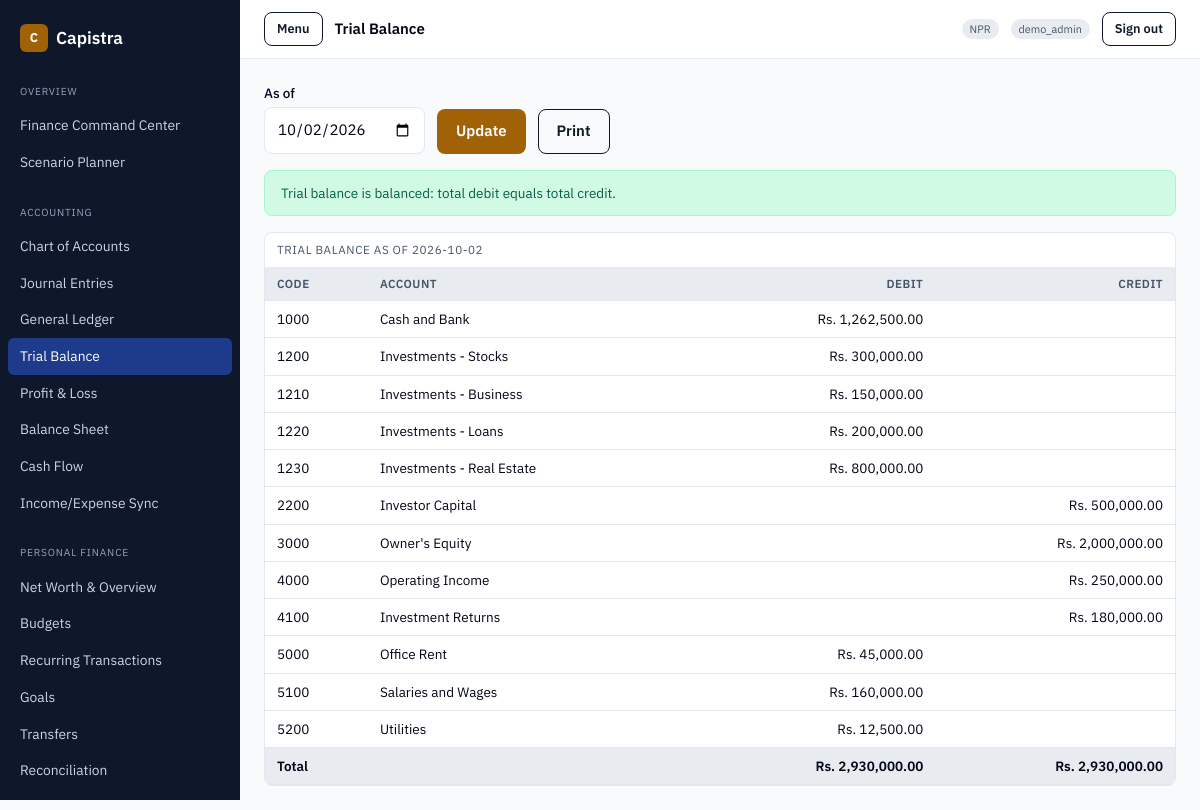
Page /accounting/trial-balance.php (signed in) on the committed database.
### tables this page shows
CREATE TABLE `accounts` (
  `id` int(11) NOT NULL AUTO_INCREMENT,
  `code` varchar(20) NOT NULL,
  `name` varchar(150) NOT NULL,
  `type` enum('asset','liability','equity','income','expense') NOT NULL,
  `subtype` varchar(60) DEFAULT NULL COMMENT 'e.g. current_asset, cash, revenue',
  `parent_id` int(11) DEFAULT NULL,
  `opening_balance` decimal(18,2) NOT NULL DEFAULT 0,
  `opening_balance_type` enum('debit','credit') NOT NULL DEFAULT 'debit',
  `is_cash_account` tinyint(1) NOT NULL DEFAULT 0,
  `is_active` tinyint(1) NOT NULL DEFAULT 1,
  `description` varchar(255) DEFAULT NULL,
  `created_at` timestamp NOT NULL DEFAULT current_timestamp(),
  PRIMARY KEY (`id`),
  UNIQUE KEY `uq_accounts_code` (`code`),
  KEY `idx_accounts_type` (`type`),
  KEY `idx_accounts_parent` (`parent_id`),
  CONSTRAINT `fk_accounts_parent` FOREIGN KEY (`parent_id`)
    REFERENCES `accounts` (`id`) ON DELETE SET NULL
);

### accounting/lib/auth.php (called while the page is built, shortened)
<?php
require_once dirname(__DIR__, 2) . '/config/app.php';
require_once __DIR__ . '/ledger.php';
if (!function_exists('e')) {
    function e(?string $value): string
    {
        return htmlspecialchars((string) $value, ENT_QUOTES, 'UTF-8');
    }
}

### accounting/lib/ledger.php (called while the page is built, shortened)
<?php
if (!function_exists('ledger_account_balances')) {
    function ledger_account_balances(PDO $pdo, ?string $asOf = null): array
    {
        $params = [];
        $asOfClause = '';
        if ($asOf !== null) {
            $asOfClause = ' AND e.entry_date <= :asof';
            $params[':asof'] = $asOf;
        }
        $sql = 'SELECT a.id, a.code, a.name, a.type, a.opening_balance, a.opening_balance_type,
                       COALESCE(s.sum_debit, 0)  AS sum_debit,
                       COALESCE(s.sum_credit, 0) AS sum_credit
                FROM accounts a
                LEFT JOIN (
                    SELECT l.account_id, SUM(l.debit) AS sum_debit, SUM(l.credit) AS sum_credit
                    FROM journal_lines l
                    JOIN journal_entries e ON e.id = l.journal_entry_id
                    WHERE e.status = \'posted\'' . $asOfClause . '
                    GROUP BY l.account_id
                ) s ON s.account_id = a.id
                ORDER BY a.code';
        $stmt = $pdo->prepare($sql);
        $stmt->execute($params);
        $result = [];
        foreach ($stmt->fetchAll() as $row) {
            $opening = (float) $row['opening_balance'];
            $signed  = $row['opening_balance_type'] === 'credit' ? -$opening : $opening;
            $signed += (float) $row['sum_debit'] - (float) $row['sum_credit'];
            $result[(int) $row['id']] = [
                'code'    => (string) $row['code'],
                'name'    => (string) $row['name'],
                'type'    => (string) $row['type'],
                'balance' => round($signed, 2),
            ];
        }
        return $result;
    }
}
if (!function_exists('ledger_trial_balance')) {
    function ledger_trial_balance(PDO $pdo, ?string $asOf = null): array
    {
        $rows = [];
        $totalDebit = 0.0;
        $totalCredit = 0.0;
        foreach (ledger_account_balances($pdo, $asOf) as $acc) {
            $net = $acc['balance'];
            $debit = $net > 0 ? $net : 0.0;
            $credit = $net < 0 ? -$net : 0.0;
            $totalDebit += $debit;
            $totalCredit += $credit;
            $rows[] = ['code' => $acc['code'], 'name' => $acc['name'], 'type' => $acc['type'], 'debit' => $debit, 'credit' => $credit];
        }
        return [
            'rows'         => $rows,
            'total_debit'  => round($totalDebit, 2),
            'total_credit' => round($totalCredit, 2),
            'balanced'     => round($totalDebit, 2) === round($totalCredit, 2),
        ];
    }
}

### config/settings.php (called while the page is built, shortened)
<?php
require_once __DIR__ . '/app.php';
if (!function_exists('capistra_setting_defaults')) {
    function capistra_setting_defaults(): array
    {
        return [
            'display_name'            => APP_NAME,
            'company_name'            => APP_NAME,
            'company_address'         => '',
            'company_tax_id'          => '',
            'financial_profile_mode'  => 'personal',
            'base_currency'           => APP_BASE_CURRENCY,
            'currency_symbol_style'   => 'prefix',
            'number_grouping'         => 'international',
            'decimal_precision'       => '2',
            'timezone'                => 'Asia/Kathmandu',
            'date_format'             => 'Y-m-d',
            'date_display_mode'       => 'AD',
            'fiscal_year_start'       => '07-01',
            'default_reporting_period'=> 'fiscal_year',
            'dashboard_landing'       => 'accounting/index.php',
            'theme'                   => 'light',
            'density'                 => 'comfortable',
            'low_cash_threshold'      => '0',
            'portfolio_concentration_limit' => '35',
            'nepse_country'           => 'Nepal',
            'nepse_currency'          => 'NPR',
            'market_data_source'      => 'manual',
        ];
    }
}
if (!function_exists('capistra_settings')) {
    function capistra_settings(bool $refresh = false): array
    {
        static $cache = null;
        if ($cache !== null && !$refresh) {
            return $cache;
        }
        $cache = capistra_setting_defaults();
        try {
            $pdo = capistra_pdo();
            $rows = $pdo->query('SELECT setting_key, setting_value FROM app_settings')->fetchAll();
            foreach ($rows as $row) {
                $key = (string) $row['setting_key'];
                $cache[$key] = (string) ($row['setting_value'] ?? '');
            }
        } catch (Throwable $e) {
            error_log('capistra_settings: ' . $e->getMessage());
        }
        return $cache;
    }
}
if (!function_exists('capistra_setting')) {
    function capistra_setting(string $key, ?string $default = null): ?string
    {
        $all = capistra_settings();
        if (array_key_exists($key, $all) && $all[$key] !== '') {
            return $all[$key];
        }
        return $default ?? ($all[$key] ?? null);
    }
}
if (!function_exists('capistra_setting_int')) {
    function capistra_setting_int(string $key, int $default = 0): int
    {
        $value = capistra_setting($key, (string) $default);
        return is_numeric($value) ? (int) $value : $default;
    }
}
if (!function_exists('capistra_base_currency')) {
    function capistra_base_currency(): string
    {
        $value = capistra_setting('base_currency', null);
        return strtoupper(trim($value));
    }
}
if (!function_exists('capistra_currency_symbol')) {
    function capistra_currency_symbol(string $code): string
    {
        return match (strtoupper($code)) {
            'NPR'   => 'Rs.',
            'USD'   => '$',
            'EUR'   => '€',
            'GBP'   => '£',
            'INR'   => '₹',
            'AUD'   => 'A$',
            'CAD'   => 'C$',
            'JPY'   => '¥',
            'CNY'   => '¥',
            default => strtoupper($code),
        };
    }
}
if (!function_exists('capistra_money')) {
    function capistra_money(float|int|string $amount, ?string $code = null): string
    {
        $code     = strtoupper($code ?? capistra_base_currency());
        $decimals = max(0, min(4, capistra_setting_int('decimal_precision', 2)));
        $grouping = (string) capistra_setting('number_grouping', 'international');
        if ($grouping === 'south_asian') {
            $formatted = capistra_format_south_asian((float) $amount, $decimals);
        } else {
            $formatted = number_format((float) $amount, $decimals, '.', ',');
        }
        $symbol = capistra_currency_symbol($code);
        return $symbol . ' ' . $formatted;
    }
}

### config/app.php (called while the page is built, shortened)
<?php
if (!function_exists('capistra_currency')) {
    function capistra_currency(float|int|string $amount, ?string $code = null): string
    {
        if (function_exists('capistra_money')) {
            return capistra_money($amount, $code);
        }
        $value = number_format((float) $amount, 2);
        $code  = strtoupper($code ?? APP_BASE_CURRENCY);
        return match ($code) {
            'NPR'   => 'Rs. ' . $value,
            'USD'   => '$' . $value,
            'EUR'   => '€' . $value,
            'GBP'   => '£' . $value,
            default => $value . ' ' . $code,
        };
    }
}

### accounting/trial-balance.php (the view, shortened to what this page needs)
<?php
require_once __DIR__ . '/lib/auth.php';
require_once __DIR__ . '/lib/layout.php';
$pdo = capistra_pdo();
$asOf = (string) ($_GET['as_of'] ?? date('Y-m-d'));
$tb = ledger_trial_balance($pdo, $asOf);
capistra_layout_header('Trial Balance', 'trial-balance.php');
?>
<form class="toolbar" method="get" action="trial-balance.php">
  <div class="form-row"><label for="as_of">As of</label><input type="date" id="as_of" name="as_of" value="<?= e($asOf) ?>"></div>
  <button class="btn btn--primary" type="submit">Update</button>
  <button class="btn btn--secondary" type="button" onclick="window.print()">Print</button>
</form>
<?php if ($tb['balanced']): ?>
  <div class="alert alert--success">Trial balance is balanced: total debit equals total credit.</div>
<?php else: ?>
  <div class="alert alert--error">Trial balance is OUT OF BALANCE. Review journal entries.</div>
<?php endif; ?>
<div class="table-wrap">
  <table class="data">
    <caption class="card__label" style="text-align:left;padding:var(--space-md) var(--space-lg)">Trial balance as of <?= e($asOf) ?></caption>
    <thead>
      <tr><th scope="col">Code</th><th scope="col">Account</th><th scope="col" class="num">Debit</th><th scope="col" class="num">Credit</th></tr>
    </thead>
    <tbody>
    <?php foreach ($tb['rows'] as $row): ?>
      <?php if ($row['debit'] == 0.0 && $row['credit'] == 0.0) continue; ?>
      <tr>
        <td><?= e($row['code']) ?></td>
        <td><?= e($row['name']) ?></td>
        <td class="num"><?= $row['debit'] ? e(capistra_currency((float) $row['debit'])) : '' ?></td>
        <td class="num"><?= $row['credit'] ? e(capistra_currency((float) $row['credit'])) : '' ?></td>
      </tr>
    <?php endforeach; ?>
    </tbody>
    <tfoot>
      <tr>
        <td colspan="2">Total</td>
        <td class="num"><?= e(capistra_currency((float) $tb['total_debit'])) ?></td>
        <td class="num"><?= e(capistra_currency((float) $tb['total_credit'])) ?></td>
      </tr>
    </tfoot>
  </table>
</div>

### assets/css/capistra.css (style rules this page uses)
:root { --color-primary: #0f172a; --color-on-primary: #ffffff; --color-secondary: #1e3a8a; --color-accent: #a16207; --color-on-accent: #ffffff; --color-background: #f8fafc; --color-foreground: #020617; --color-card: #ffffff; --color-muted: #e8ecf1; --color-muted-foreground: #475569; --color-border: #e2e8f0; --color-destructive: #dc2626; --color-on-destructive: #ffffff; --color-ring: #0f172a; --color-positive: #047857; --color-negative: #b91c1c; --space-xs: 2px; --space-sm: 4px; --space-md: 8px; --space-lg: 12px; --space-xl: 16px; --space-2xl: 24px; --space-3xl: 32px; --radius-sm: 6px; --radius-md: 8px; --radius-lg: 12px; --shadow-sm: 0 1px 2px rgba(0, 0, 0, 0.05); --shadow-md: 0 4px 6px rgba(0, 0, 0, 0.08); --shadow-lg: 0 10px 15px rgba(0, 0, 0, 0.10); --motion-fast: 150ms; --motion-base: 200ms; }
* { box-sizing: border-box; }
html, body { margin: 0; padding: 0; background: var(--color-background); color: var(--color-foreground); font-family: "IBM Plex Sans", -apple-system, BlinkMacSystemFont, "Segoe UI", Roboto, Arial, sans-serif; font-size: 15px; line-height: 1.5; -webkit-font-smoothing: antialiased; }
.card__label { font-size: 0.78rem; text-transform: uppercase; letter-spacing: 0.05em; color: var(--color-muted-foreground); }
.table-wrap { overflow-x: auto; border: 1px solid var(--color-border); border-radius: var(--radius-md); background: var(--color-card); }
table.data { width: 100%; border-collapse: collapse; font-size: 0.9rem; }
table.data th, table.data td { text-align: left; padding: var(--space-md) var(--space-lg); border-bottom: 1px solid var(--color-border); }
table.data th { background: var(--color-muted); font-weight: 600; font-size: 0.78rem; text-transform: uppercase; letter-spacing: 0.04em; color: var(--color-muted-foreground); }
table.data td.num, table.data th.num { text-align: right; font-variant-numeric: tabular-nums; }
table.data tfoot td { font-weight: 600; background: var(--color-muted); }
.form-row { margin-bottom: var(--space-xl); }
label { display: block; font-weight: 500; margin-bottom: var(--space-sm); font-size: 0.9rem; }
input, select, textarea { width: 100%; padding: 10px 12px; border: 1px solid var(--color-border); border-radius: var(--radius-md); font: inherit; background: #fff; color: var(--color-foreground); transition: border-color var(--motion-base) ease, box-shadow var(--motion-base) ease; }
.btn { display: inline-flex; align-items: center; justify-content: center; gap: var(--space-md); min-height: 40px; padding: 10px 18px; border-radius: var(--radius-md); border: 1px solid transparent; font: inherit; font-weight: 600; cursor: pointer; transition: background var(--motion-base) ease, opacity var(--motion-base) ease; }
.btn--primary { background: var(--color-accent); color: var(--color-on-accent); }
.btn--secondary { background: transparent; color: var(--color-primary); border-color: var(--color-primary); }
.alert { padding: var(--space-lg) var(--space-xl); border-radius: var(--radius-md); margin-bottom: var(--space-xl); font-size: 0.9rem; }
.alert--success { background: #d1fae5; color: #065f46; border: 1px solid #a7f3d0; }
.toolbar { display: flex; flex-wrap: wrap; gap: var(--space-lg); align-items: flex-end; margin-bottom: var(--space-xl); }
.toolbar .form-row { margin-bottom: 0; }

### rows in the picture
accounts: code "1000", name "Cash and Bank", debit "Rs. 1,262,500.00"
accounts: code "1200", name "Investments - Stocks", debit "Rs. 300,000.00"
accounts: code "1210", name "Investments - Business", debit "Rs. 150,000.00"
accounts: code "1220", name "Investments - Loans", debit "Rs. 200,000.00"
accounts: code "1230", name "Investments - Real Estate", debit "Rs. 800,000.00"
accounts: code "2200", name "Investor Capital", credit "Rs. 500,000.00"
accounts: code "3000", name "Owner's Equity", credit "Rs. 2,000,000.00"
accounts: code "4000", name "Operating Income", credit "Rs. 250,000.00"
accounts: code "4100", name "Investment Returns", credit "Rs. 180,000.00"
accounts: code "5000", name "Office Rent", debit "Rs. 45,000.00"
accounts: code "5100", name "Salaries and Wages", debit "Rs. 160,000.00"
accounts: code "5200", name "Utilities", debit "Rs. 12,500.00"

### other values in the picture
capistra_setting('display_name', APP_NAME) "Capistra"
$group "OVERVIEW"
$label "Finance Command Center"
$label "Scenario Planner"
$group "ACCOUNTING"
$label "Chart of Accounts"
$label "Journal Entries"
$label "General Ledger"
$label "Trial Balance"
$label "Profit & Loss"
$label "Balance Sheet"
$label "Cash Flow"
$label "Income/Expense Sync"
$group "PERSONAL FINANCE"
$label "Net Worth & Overview"
